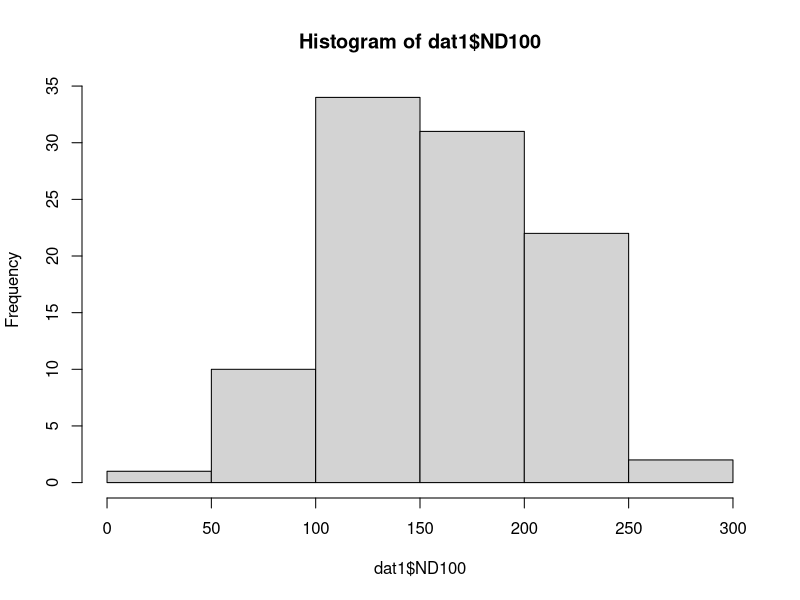
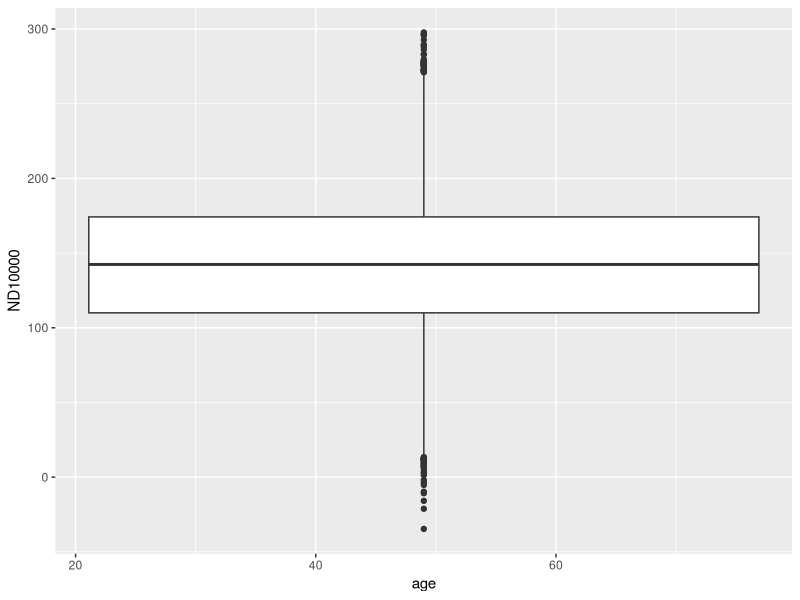

These figures' R source, in order:
ND100 <- rnorm(100, 143, 48)
TW100 <- rnorm(100, 143, 48)
ND10000 <- rnorm(10000, 143, 48)
TW10000 <- rnorm(10000, 156, 55)
dat1 <- data.frame(patient = 1:100, ND100, TW100)

summary(dat1)
hist(dat1$ND100)

dat2 <- data.frame(patient= 1:10000, ND10000, TW10000, age = sample(x = 18:80, size = 10000,replace = TRUE), gender = sample(x = c('male','female'), size = 10000, replace = TRUE))
dat2

set.seed(1)
res <- t.test(ND100,TW100,paired = TRUE)
res$p.value
t.test(ND10000,TW10000, paired = TRUE)$p.value
library(ggplot2)
age <- as.factor(dat2$age)
ggplot2::ggplot(data = dat2, aes(x = age, y = ND10000))+geom_boxplot()
summary(dat2)

library('truncnorm')
ND = rtruncnorm(100, 0, 500)
